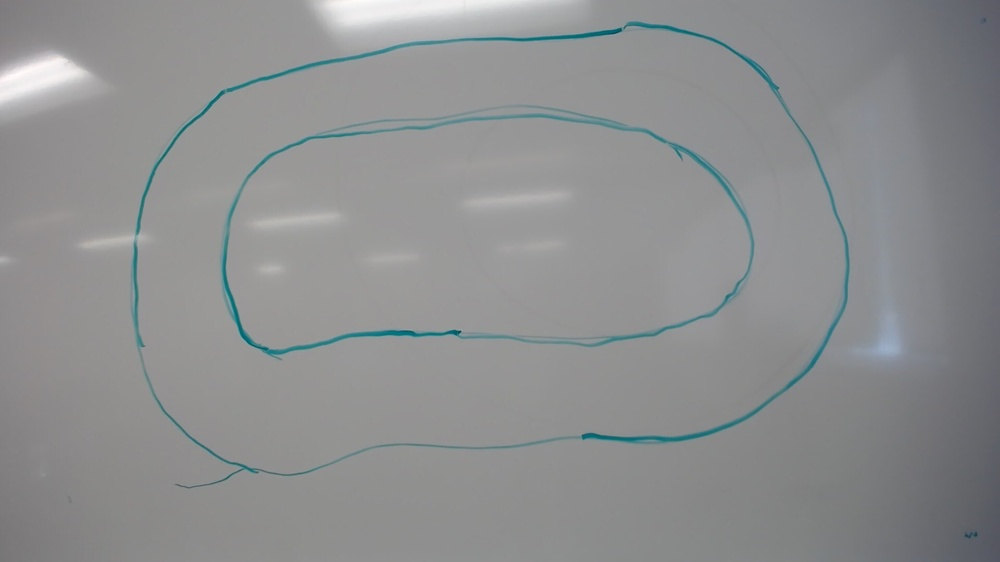
#> input picture data/testPic2.jpg, 1000 x 562 px, shrunk from 1920 x 1080 before the run
$ python findCourse.py
#> lines starting #> are read from the running program, lines starting #| are printed output that depends on the picture; after the words box and inside, x2 and y2 are one past the last pixel; in counts of white or black regions, pixels touching at a corner belong together
import cv2 as cv
import numpy as np


class findCourse:
    def __init__(self):

        self.myKernel = self.makeCircularKernel(10)


    def fillItUp(self, image):
        h, w = image.shape[:2]
        mask = np.zeros((h + 2, w + 2), np.uint8)

        cv.floodFill(image, mask, (0, 0), 255)
        cv.floodFill(image,mask, (int(w/2), int(h/2)), 255)

        return image

    def makeCircularKernel(self, diameter):
#> in doAll, image is the input picture: shape (562, 1000, 3); mean B, G, R 143.5, 142.8, 141.2
        preK = np.zeros((diameter, diameter, 3), np.uint8)
        r = diameter // 2
        preK = cv.circle(preK, (r, r), r, (255, 255, 255), thickness=-1)
        kernel = preK[:, :, 0]
        return kernel

    def findTrack_oneFrame(self, image):
        # img = cv.imread('gradient.png', 0)
        thisOne = image[:,:,1]
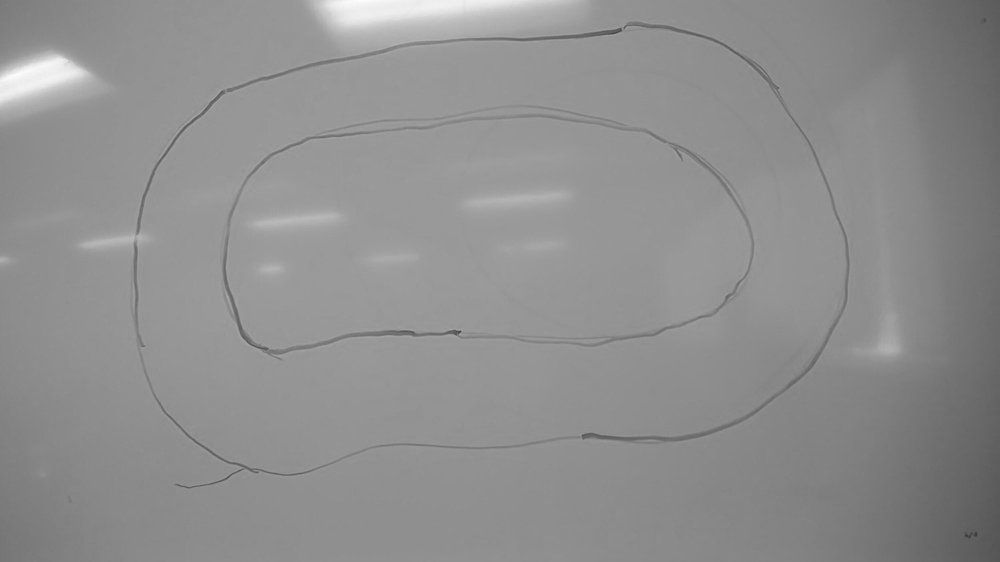
#> thisOne: shape (562, 1000); min 58, max 252, mean 142.8
        noGreen = image[:,:,2]
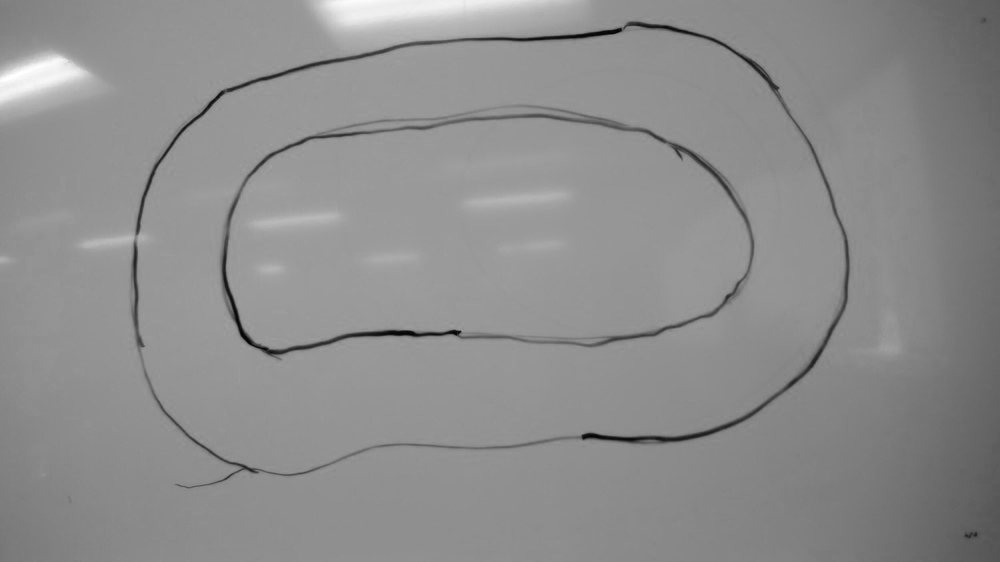
#> noGreen: shape (562, 1000); min 0, max 255, mean 141.2
        # gray = cv.cvtColor(self.image, cv.COLOR_BGR2GRAY)

        ret, thresh1 = cv.threshold(noGreen, 125, 255, cv.THRESH_BINARY_INV)
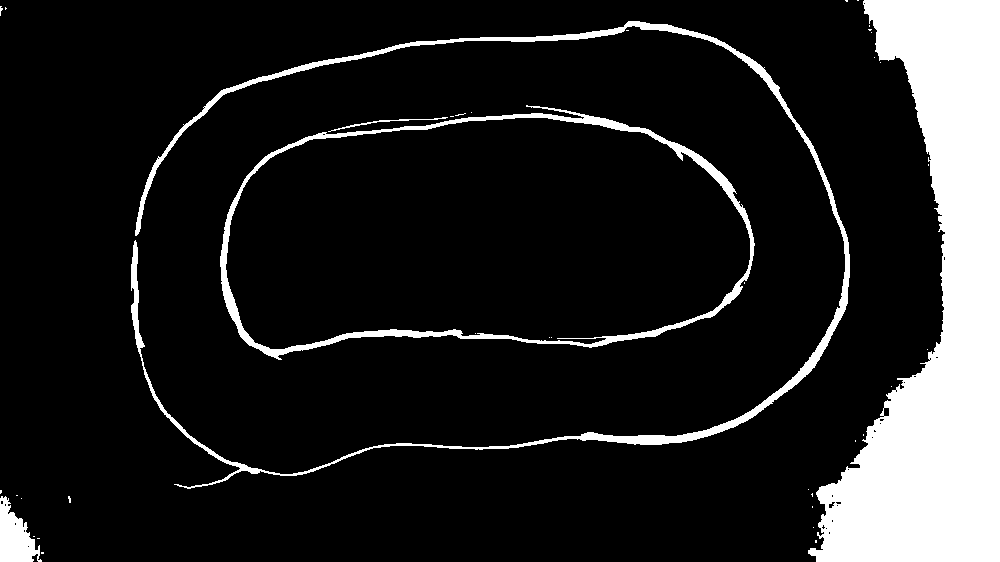
#> thresh1: shape (562, 1000); 13.6% white; 39 white regions (34 under 20 px), largest, box (x1, y1, x2, y2) and area: (808, 0, 1000, 562) 57422, (131, 21, 850, 489) 9734, (220, 105, 755, 360) 7159, (0, 496, 42, 562) 1619, (328, 117, 448, 132) 185
        thresh1 = cv.dilate(thresh1, self.myKernel)
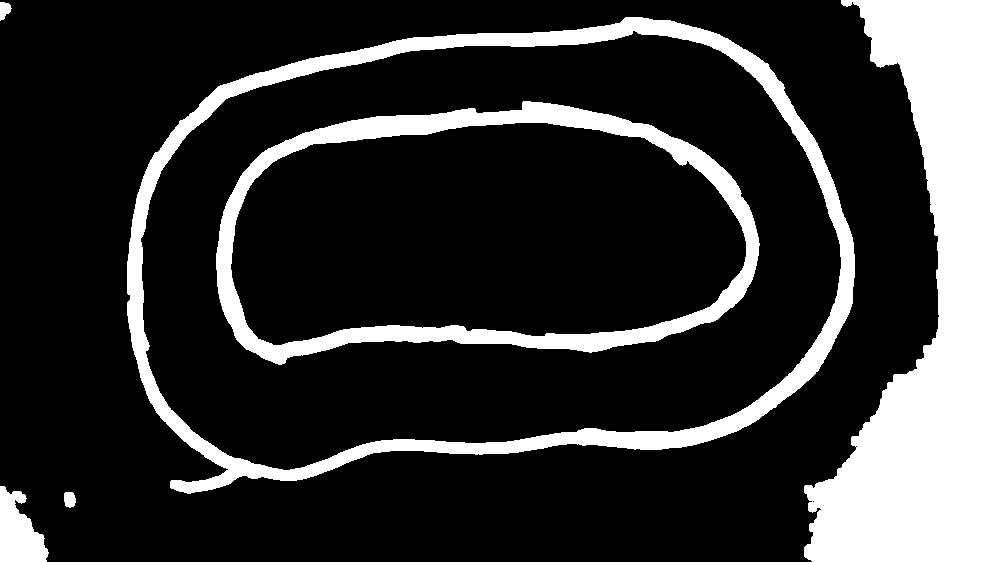
#> thresh1: shape (562, 1000); 20.4% white; 6 white regions, box (x1, y1, x2, y2) and area: (804, 0, 1000, 562) 61716, (127, 17, 855, 494) 28923, (216, 101, 760, 365) 21186, (0, 486, 49, 562) 2421, (64, 492, 76, 508) 160, (0, 2, 12, 21) 153
        cv.imshow("thresh1",thresh1)
        fillIt = self.fillItUp(thresh1.copy())
#> in fillItUp, `cv.floodFill(image, mask, (0, 0), 255)`:
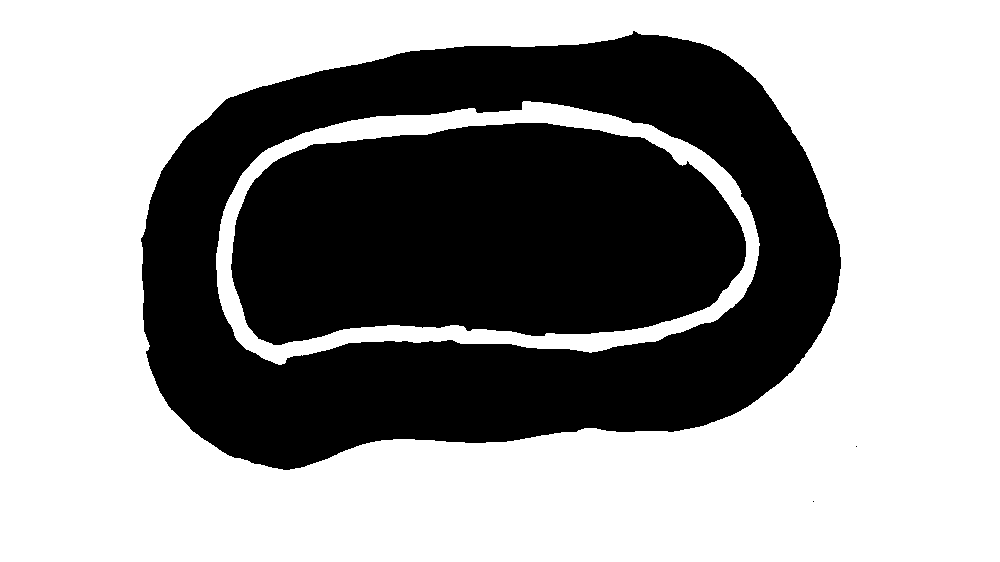
#> image: shape (562, 1000); 60.4% white; 4 black regions (2 under 20 px), largest, box (x1, y1, x2, y2) and area: (141, 31, 841, 470) 130623, (231, 123, 746, 345) 92019
#> in fillItUp, `cv.floodFill(image,mask, (int(w/2), int(h/2)), 255)`:
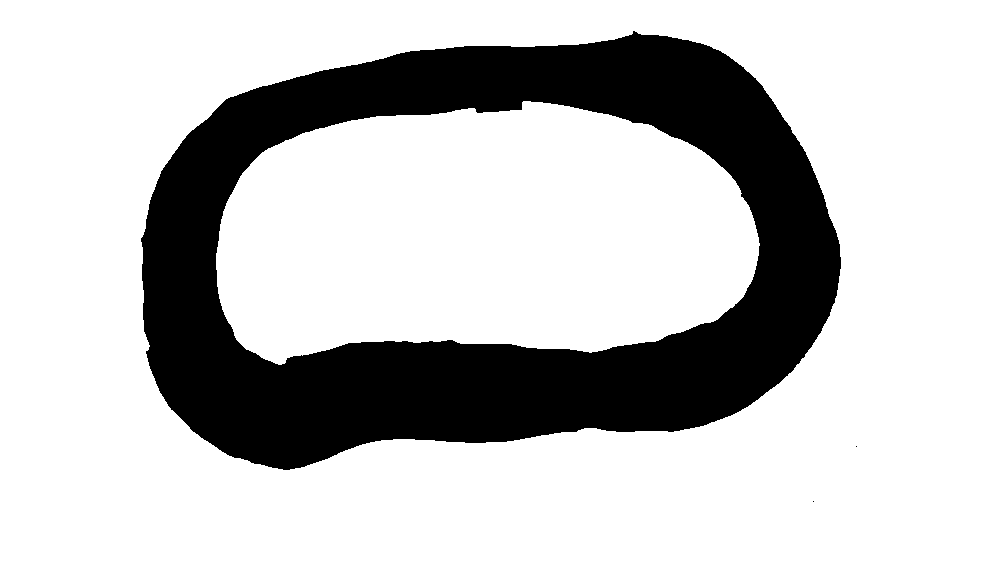
#> image: shape (562, 1000); 76.8% white; 3 black regions (2 under 20 px), largest, box (x1, y1, x2, y2) and area: (141, 31, 841, 470) 130623

        return fillIt

    def doAll(self):
        image = cv.imread("./data/testPic2.jpg")

        fillIt = self.findTrack_oneFrame(image)

        cv.imshow("orig", image)
        # cv.imshow("test", thresh1)
        # cv.imshow("thisOne", thisOne)
        # cv.imshow("noGreen", noGreen)
        cv.imshow("fillIt", fillIt)

        cv.waitKey(0)

if __name__ == "__main__":
    seeker = findCourse()
    seeker.doAll()
